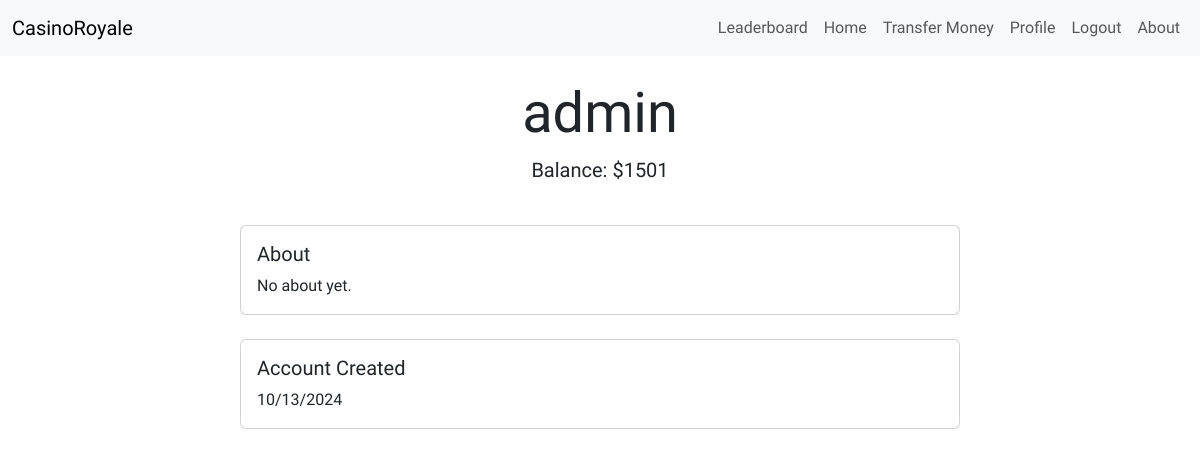
Screenshot of /profile/1 (signed in) with the database file from the repository.
### app/main.py (models this page shows, shortened)
class User(db.Model, UserMixin):
     id = db.Column(db.Integer, primary_key=True)
     username = db.Column(db.String, unique=True, nullable=False)
     password = db.Column(db.String, nullable=False)
     balance = db.Column(db.Integer, default=1500)
     about = db.Column(db.String(150))
     account_created = db.Column(db.String)

### app/main.py (the view)
@app.route('/profile/<int:user_id>', methods=['POST', 'GET'])
def profile(user_id):
    user = User.query.get_or_404(user_id)
    return render_template('profile.html', user=user)

### app/main.py (called while the page is built)
@login_manager.user_loader
def load_user(user_id):
    return User.query.get(int(user_id))

### app/templates/profile.html (shortened to what this page needs)
{% extends 'base.html' %}  {% block content %}
<div class="container mt-4">
  <div class="row mb-4">
    <div class="col text-center">
      <h1 class="display-4">{{ user.username }}</h1>
      <p class="lead">Balance: ${{ user.balance }}</p>
    </div>
  </div>
  <div class="row mb-4">
    <div class="col-md-8 mx-auto">
      <div class="card">
        <div class="card-body">
          <h5 class="card-title">About</h5>
          <p class="card-text">{{ user.about }}</p>
        </div>
      </div>
    </div>
  </div>
  <div class="row">
    <div class="col-md-8 mx-auto">
      <div class="card">
        <div class="card-body">
          <h5 class="card-title">Account Created</h5>
          <p class="card-text">{{ user.account_created}}</p>
        </div>
      </div>
    </div>
  </div>
</div>
{% endblock %}

### app/templates/base.html (style rules this page uses)
body { font-family: "Protect Guerillia", sans-serif; }

### rows the page displays
User: username "admin", balance "1501", about "No about yet.", account_created "10/13/2024"
